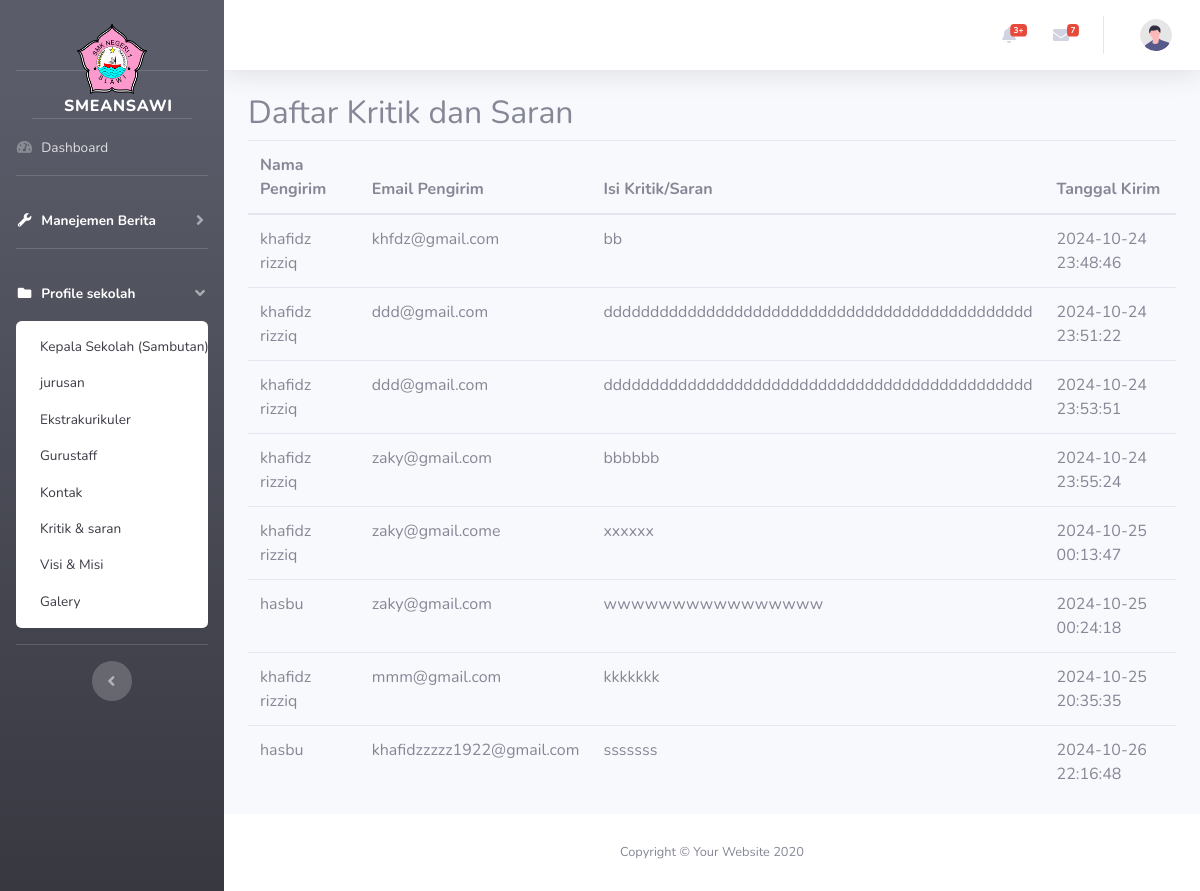
Screenshot of /index.php/kritiksaran/list with the database file from the repository.
### tables this page shows
CREATE TABLE `kritiksaran` (
  `id` int NOT NULL,
  `nama_pengirim` varchar(100) NOT NULL,
  `email_pengirim` varchar(100) NOT NULL,
  `isi_kritik_saran` text NOT NULL,
  `tanggal_kirim` datetime DEFAULT CURRENT_TIMESTAMP,
  `status` varchar(50) DEFAULT NULL,
  `user_id` int DEFAULT NULL
);

### application/controllers/Kritiksaran.php (called while the page is built, shortened)
<?php
class Kritiksaran extends CI_Controller
{
    public function __construct()
    {
        $this->load->model('Kritiksaran_model');
    }
    public function list()
    {
        $data['kritiksaran'] = $this->Kritiksaran_model->get_all();
        $this->load->view('admin/header');
        $this->load->view('admin/sidebar');
        $this->load->view('admin/kritiksaran_list', $data);
        $this->load->view('admin/footer');
    }
}

### index.php (called while the page is built, shortened)
<?php
require_once BASEPATH.'core/CodeIgniter.php';

### application/models/Kritiksaran_model.php (called while the page is built, shortened)
<?php
class Kritiksaran_model extends CI_Model
{
    protected $table = 'kritiksaran';
    public function get_all()
    {
        $query = $this->db->get($this->table);
        return $query->result();
    }
}

### application/views/admin/kritiksaran_list.php (the view)
<div class="container">
    <h2>Daftar Kritik dan Saran</h2>
    <table class="table">
        <thead>
            <tr>
                <th>Nama Pengirim</th>
                <th>Email Pengirim</th>
                <th>Isi Kritik/Saran</th>
                <th>Tanggal Kirim</th>
            </tr>
        </thead>
        <tbody>
            <?php foreach ($kritiksaran as $ks): ?>
                <tr>
                    <td><?php echo $ks->nama_pengirim; ?></td>
                    <td><?php echo $ks->email_pengirim; ?></td>
                    <td><?php echo $ks->isi_kritik_saran; ?></td>
                    <td><?php echo $ks->tanggal_kirim; ?></td>
                </tr>
            <?php endforeach; ?>
        </tbody>
    </table>
</div>

### rows the page displays
kritiksaran: nama_pengirim "khafidz rizziq", email_pengirim "khfdz@gmail.com", isi_kritik_saran "bb", tanggal_kirim "2024-10-24 23:48:46"
kritiksaran: nama_pengirim "khafidz rizziq", email_pengirim "ddd@gmail.com", isi_kritik_saran "dddddddddddddddddddddddddddddddddddddddddddddd", tanggal_kirim "2024-10-24 23:51:22"
kritiksaran: nama_pengirim "khafidz rizziq", email_pengirim "ddd@gmail.com", isi_kritik_saran "dddddddddddddddddddddddddddddddddddddddddddddd", tanggal_kirim "2024-10-24 23:53:51"
kritiksaran: nama_pengirim "khafidz rizziq", email_pengirim "zaky@gmail.com", isi_kritik_saran "bbbbbb", tanggal_kirim "2024-10-24 23:55:24"
kritiksaran: nama_pengirim "khafidz rizziq", email_pengirim "zaky@gmail.come", isi_kritik_saran "xxxxxx", tanggal_kirim "2024-10-25 00:13:47"
kritiksaran: nama_pengirim "hasbu", email_pengirim "zaky@gmail.com", isi_kritik_saran "wwwwwwwwwwwwwwww", tanggal_kirim "2024-10-25 00:24:18"
kritiksaran: nama_pengirim "khafidz rizziq", email_pengirim "mmm@gmail.com", isi_kritik_saran "kkkkkkk", tanggal_kirim "2024-10-25 20:35:35"
kritiksaran: nama_pengirim "hasbu", email_pengirim "khafidzzzzz1922@gmail.com", isi_kritik_saran "sssssss", tanggal_kirim "2024-10-26 22:16:48"
